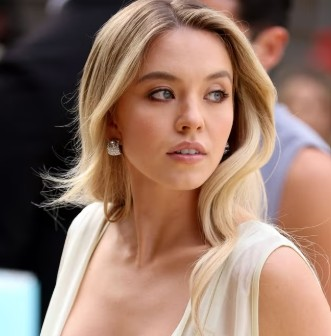
#> input picture img.jpg, 331 x 336 px, found by its file name
$ python edge_detection.py
#> lines starting #> are read from the running program, lines starting #| are printed output that depends on the picture
from PIL import  Image
import numpy as np

image = Image.open('img.jpg').convert('L')
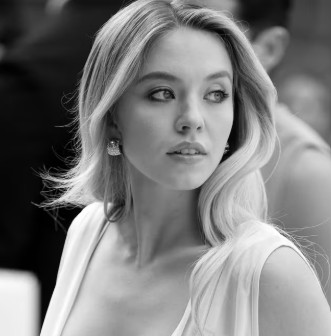
#> image: PIL image 331x336 L; min 0, max 255, mean 124.9
img_arr = np.array(image)

sobel_x = np.array([
    [-1, 0, 1],
    [-2, 0, 2],
    [-1, 0, 1]
])

sobel_y = np.array([
    [-1, -2, -1],
    [0, 0, 0],
    [1, 2, 1]
])

def edge_detection(img_arr, sobel_x, sobel_y):
    height, width = img_arr.shape
    edges = np.zeros_like(img_arr)
    padded_image = np.pad(img_arr, pad_width=1, mode='edge')

    for i in range(1, height+1):
        for j in range(1, width+1):
            matrix = padded_image[i-1:i+2, j-1:j+2]
            gx = np.sum(sobel_x * matrix)
            gy = np.sum(sobel_y * matrix)
            magnitude = np.sqrt(gx**2 + gy**2)
            edges[i-1,j-1] = np.clip(magnitude, 0, 255)

    return edges.astype(np.uint8)
